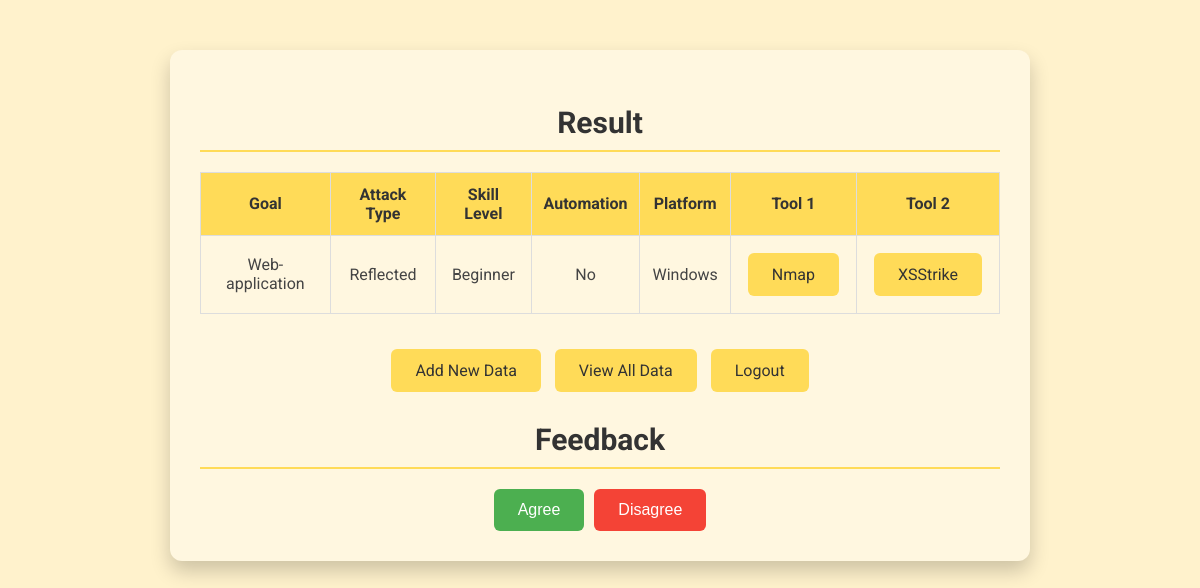
The app's page /result/ (signed in), older data.
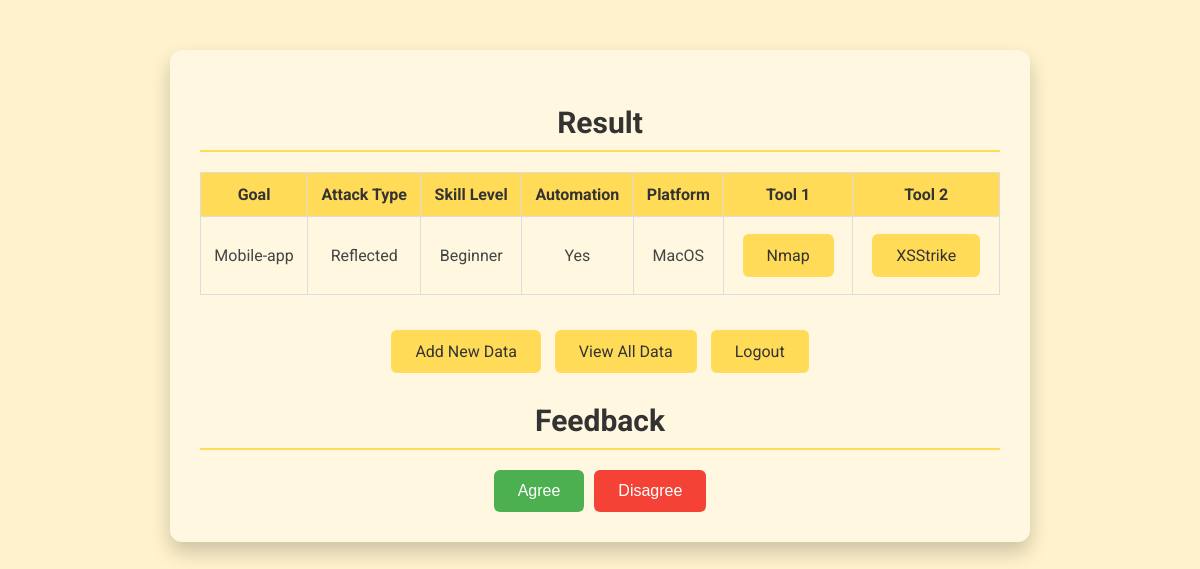
The same page, newer data.
### suggestxss/models.py (models this page shows, shortened)
class UserData(models.Model):
    user = models.ForeignKey(User, on_delete=models.CASCADE)
    goal = models.IntegerField(choices=[(0, 'Web-application'), (1, 'API'), (2, 'Mobile-app')])
    attackT = models.IntegerField(choices=[(0, 'Reflected'), (1, 'Stored'), (2, 'Dom-based')])
    skill = models.IntegerField(choices=[(0, 'Beginner'), (1, 'Intermediate'), (2, 'Advanced')])
    automation = models.IntegerField(choices=[(0, 'No'), (1, 'Yes')])
    platform = models.IntegerField(choices=[(0, 'Windows'), (1, 'Linux'), (2, 'MacOS')])
    suggest = models.IntegerField(choices=[(0, 'Nmap & PwnXSS'), (1, 'Nmap & XSStrike')])
    created_at = models.DateTimeField(default=timezone.now)

### suggestxss/views.py (the view)
# urls.py: path('result/', views.result, name='result'),
def result(request):
    print("Executing result function")
    data = UserData.objects.filter(user=request.user).last()
    feedback = Feedback.objects.filter(user_data=data).last() if data else None
    print("Finished executing result function")
    return render(request, 'suggestxss/result.html', {'data': data})

### suggestxss/templates/suggestxss/result.html (shortened to what this page needs)
<!DOCTYPE html>
<html lang="en">
<head>
</head>
<body>
    <div class="container">
        <h2>Result</h2>
        <table>
            <tr>
                <th>Goal</th>
                <th>Attack Type</th>
                <th>Skill Level</th>
                <th>Automation</th>
                <th>Platform</th>
                <th>Tool 1</th>
                <th>Tool 2</th>
            </tr>
            <tr>
                <td>{{ data.get_goal_display }}</td>
                <td>{{ data.get_attackT_display }}</td>
                <td>{{ data.get_skill_display }}</td>
                <td>{{ data.get_automation_display }}</td>
                <td>{{ data.get_platform_display }}</td>
                <td>
                    {% if data.suggest == 0 or data.suggest == 1 %}
                        <a class="suggestion-link" href="{% url 'nmap_tool' %}">Nmap</a>
                    {% else %}
                        Unknown
                    {% endif %}
                </td>
                <td>
                    {% if data.suggest == 0 %}
                        <a class="suggestion-link" href="{% url 'run_pwnxss' %}">PwnXSS</a>
                    {% elif data.suggest == 1 %}
                        <a class="suggestion-link" href="{% url 'run_xsstrike' %}">XSStrike</a>
                    {% else %}
                        Unknown
                    {% endif %}
                </td>
            </tr>
        </table>
        <div class="button-container">
            <a href="{% url 'new_data' %}">Add New Data</a>
            <a href="{% url 'view_data' %}">View All Data</a>
            <a href="{% url 'logout' %}">Logout</a>
        </div>
        <h2>Feedback</h2>
        <div class="feedback-buttons">
            <button id="agree" class="agree">Agree</button>
            <button id="disagree" class="disagree">Disagree</button>
        </div>
    </div>
</body>
</html>

Row changes from the older to the newer data that the page shows:
no longer on this page (row edited): UserData: goal "Web-application", attackT "Reflected", skill "Beginner", automation "No", platform "Windows"
added UserData: goal "Mobile-app", attackT "Reflected", skill "Beginner", automation "Yes", platform "MacOS"
